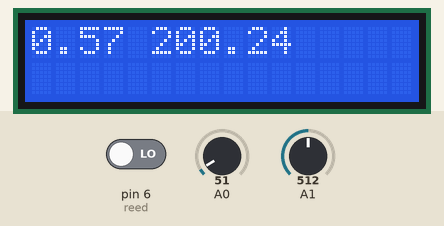
Recording of a sketch running on a simulated Arduino Uno, built with avr-gcc and run on an emulated ATmega328P. Shown: 16×2 character LCD. The test bench sets the inputs (shaded band); at power-on: pin 6 (reed) LOW, A0 = 51, A1 = 512.

Above: at 1.2 s.
1.3 s: pin 6 (reed) driven HIGH
At 1.9 s:
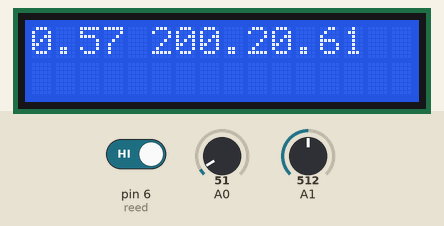
4.3 s: A0 set to 61
At 5.8 s:
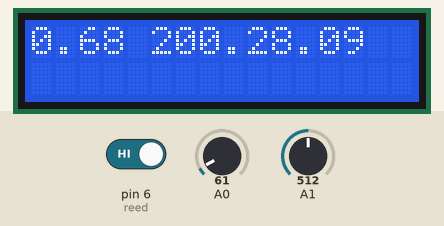
6.1 s: A1 set to 716
At 7.4 s:
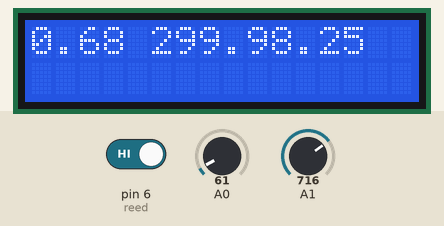
7.7 s: A0 set to 71
At 8.9 s:
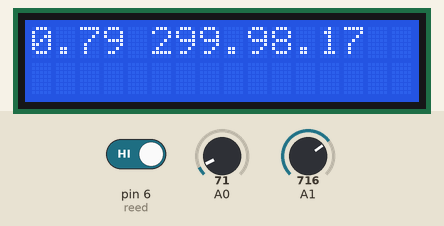
9.3 s: A1 set to 900
At 10.3 s:
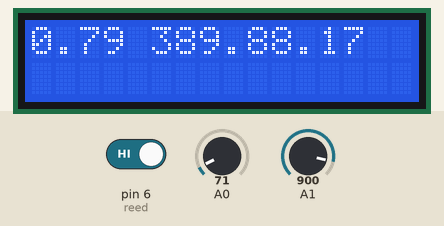
10.9 s: A0 set to 86
At 11.8 s:
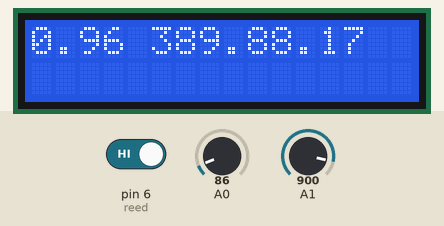
Timing chart, 0 to 13.5 s (numbered marks = the images above; inputs shaded):
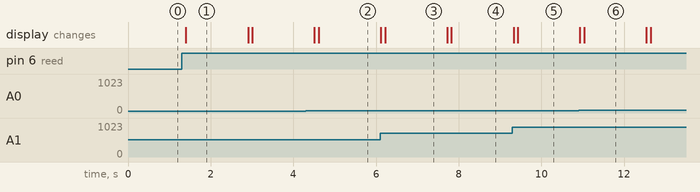

Measured:
- after the input at 1.3 s, the display: changes after 0.10 s (image 1)
- what the display in image 1 shows lasts 1.5 s, from 1.4 s to 2.9 s

The sketch:

Bici.ino
```cpp
// Bici.ino
#include <LiquidCrystal.h>
#include "LM35.h"
// initialize the library with the numbers of the interface pins
int reed=6;
LiquidCrystal lcd(12, 11, 5, 4, 3, 2);
void setup() {
	lcd.begin(16,2);
	pinMode(reed,INPUT);
}

void loop() {
	//4.38:5=x:y
	float batVolts=(analogRead(A0)/511.0)*5.0*5.0/4.38;
	lcd.print(batVolts);
	lcd.setCursor(5,0);
	lcd.print(readC(A1));
	lcd.setCursor(10,0);
	lcd.print(readKmH(reed, 26));
	delay(1500);
	lcd.clear();
	lcd.setCursor(0,0);
}
float readKmH(int reedPin, int raggio){
	const float pi=3.14159265359;
	int i=0;
	long startMillis=millis();
	while(i<5){
	    if(digitalRead(reedPin)==HIGH){
	    	i++;
	    	delay(20);
	    }
	}
	int t=millis()-startMillis;
	float s=raggio*2*pi*5;
	return s/t;
}
```
